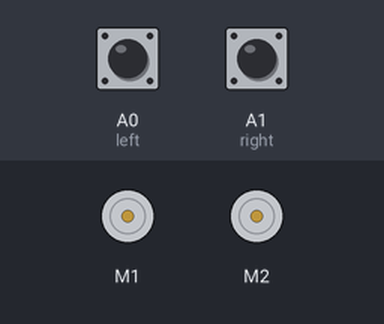
This sketch was run on a simulated Arduino Uno, built with avr-gcc and run on an emulated ATmega328P. Shown: 2 × DC motor (green arrow = forward, orange = backward, longer = faster). Inputs (shaded band) come from the test bench; at power-on: A0 (left) HIGH, A1 (right) HIGH. What the sketch prints to the serial monitor is not drawn.

Above: at 1.2 s.
1.3 s: A0 (left) pulled LOW for 0.15 s
At 1.38 s:
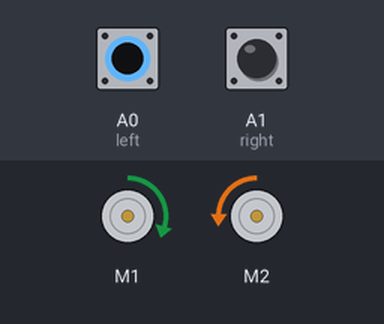
2.9 s: A1 (right) pulled LOW for 0.15 s
At 2.98 s:
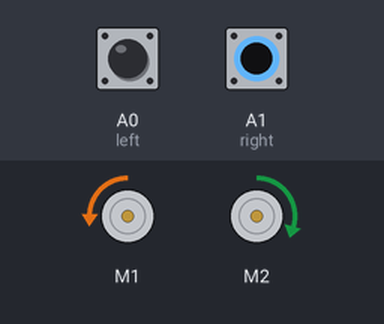
4.5 s: A1 (right) pulled LOW for 3.2 s
At 8.3 s:
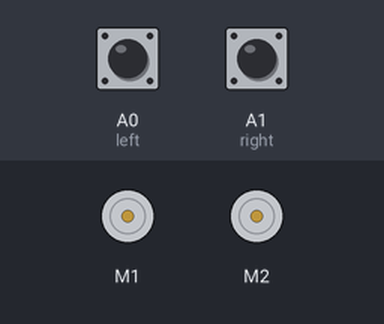
9.2 s: A0 (left) pulled LOW for 3.2 s
At 9.5 s:
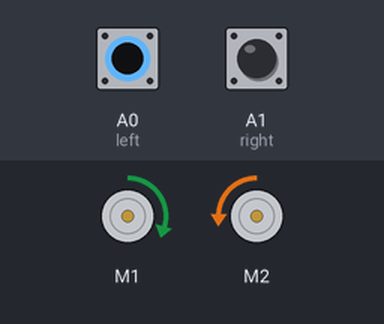
13.9 s: A0 (left) driven LOW and A1 (right) driven LOW
At 14.2 s:
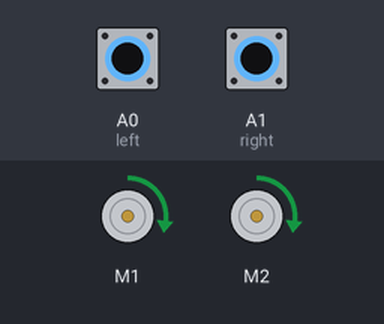
Timing chart, 0 to 16.4 s (numbered marks = the images above; inputs shaded):
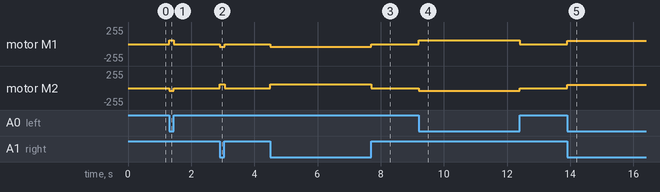

Measured:
- after the input at 1.3 s, motor M1: stopped → forward 60/255 at once, → stopped 0.15 s later; motor M2: stopped → backward 40/255 at once, → stopped 0.15 s later
- after the input at 2.9 s, motor M1: stopped → backward 40/255 at once, → stopped 0.15 s later; motor M2: stopped → forward 60/255 at once, → stopped 0.15 s later
- after the input at 4.5 s, motor M1: stopped → backward 40/255 at once, → stopped 3.2 s later; motor M2: stopped → forward 60/255 at once, → stopped 3.2 s later
- after the input at 9.2 s, motor M1: stopped → forward 60/255 at once, → stopped 3.2 s later; motor M2: stopped → backward 40/255 at once, → stopped 3.2 s later
- after the input at 13.9 s, motor M1, motor M2: stopped → forward 50/255 at once

The sketch:

Line_Following_Robot_Code_Version_2_-_work_.ino
```cpp
#include <AFMotor.h>

#define left A0
#define right A1

AF_DCMotor motor1(1);
AF_DCMotor motor2(2);

int leftState;
int rightState;
int y;

void setup() {
  pinMode(left, INPUT);
  pinMode(right, INPUT);
  Serial.begin(9600);
}
int sensor_Read(){
  int x;
  leftState = digitalRead(left);
  rightState = digitalRead(right);
  if (leftState == 0 && rightState == 0){
    x = 1;
  }
  else if (leftState == 0 && rightState == 1){
    x = 2;
  }
  else if (leftState == 1 && rightState == 0){
    x = 3;
  }
  else if (leftState == 1 && rightState == 1){
    x = 4;
  }
  return x;
}
void loop() {

    y = sensor_Read();
    Serial.println (y);
   switch(y){

      case 1 :
       motor1.run(FORWARD);
       motor1.setSpeed(50);
       motor2.run(FORWARD);
       motor2.setSpeed(50);
      break;

      case 2 :
       motor1.run(FORWARD);
       motor1.setSpeed(60);
       motor2.run(BACKWARD);
       motor2.setSpeed(40);
      break;

      case 3 :
       motor1.run(BACKWARD);
       motor1.setSpeed(40);
       motor2.run(FORWARD);
       motor2.setSpeed(60);
      break;

      case 4 :
       motor1.run(RELEASE);
       motor1.setSpeed(0);
       motor2.run(RELEASE);
       motor2.setSpeed(0);
      break;
  }
}
```
